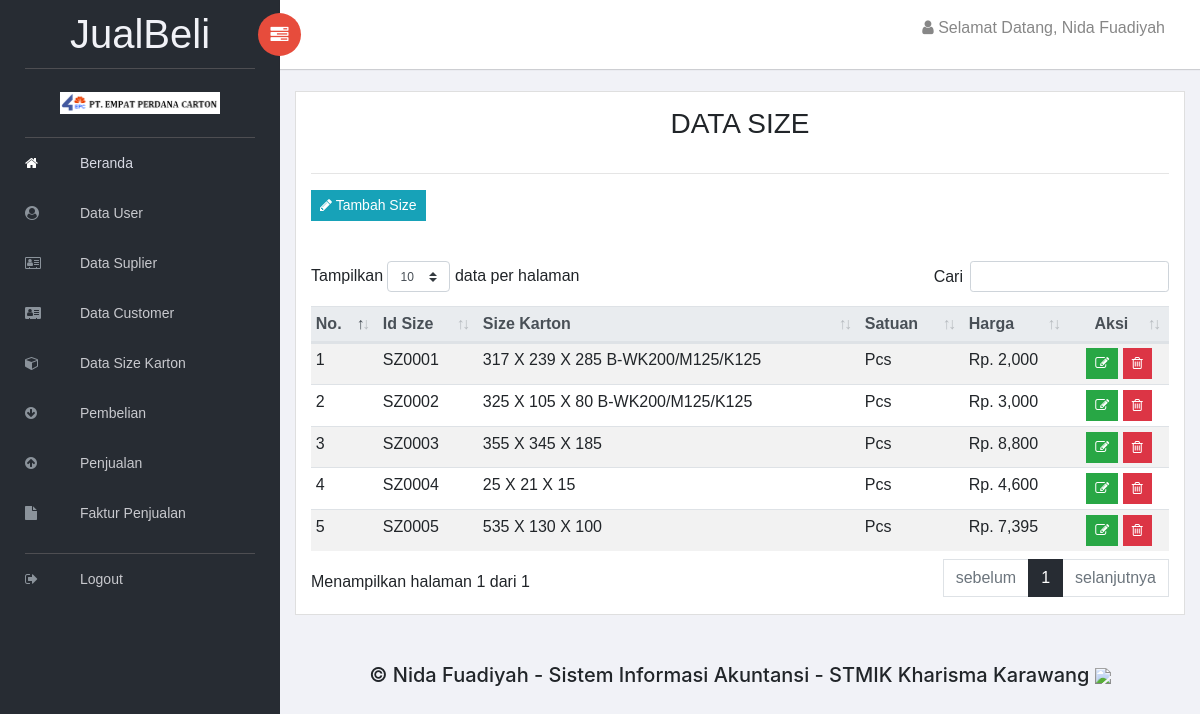
/index.php?p=size (signed in), run on the app's committed database.
### tables this page shows
CREATE TABLE `size`  (
  `id_size` varchar(6) NOT NULL,
  `size_karton` varchar(50) NOT NULL,
  `satuan` varchar(20) NOT NULL,
  `harga` int(10) NOT NULL,
  PRIMARY KEY (`id_size`) USING BTREE
);

### index.php (called while the page is built, shortened)
<?php
include_once 'class/index.php';
$index = new index;

### class/size.php (called while the page is built, shortened)
<?php
class size
{
    public function tampil_size()
    {
        $koneksi = new koneksi;
        $query = mysqli_query($koneksi->conn, "SELECT id_size, size_karton, satuan, harga FROM `size`GROUP by id_size");
        if (mysqli_num_rows($query) > 0) {
            while ($row = mysqli_fetch_array($query)) {
                $data[] = $row;
            }
            return $data;
        }
    }
}

### class/koneksi.php (called while the page is built, shortened)
<?php
class koneksi
{
    private $dbhost = "localhost";
    private $dbuser = "root";
    private $dbpass = "";
    private $dbname = "jualbeli";
    public function __construct()
    {
        $this->conn = mysqli_connect($this->dbhost, $this->dbuser, $this->dbpass, $this->dbname) or die("Koneksi gagal");
    }
}

### views/size/tampil_size.php (the view, shortened to what this page needs)
<div class="col-lg-12" style="font-family:Arial">
	<div class="card">
		<div class="card-body">
			<div class="box-body">
				<div class="text-center">
					<h3 class="page-header">
						DATA SIZE
					</h3>
					<hr>
				</div>
				<p><a href="?p=tambah_size"><button class="btn btn-sm btn-info"><span class="fa fa-pencil"></span> Tambah Size</button></a></p><br>
				<table id="dataTable" class="table table-sm table-striped">
					<thead class="thead-light">
						<tr>
							<th>No.</th>
							<th>Id Size</th>
							<th>Size Karton</th>
							<th>Satuan</th>
							<th>Harga</th>
							<th style="text-align:center">Aksi</th>
						</tr>
					</thead>
					<tbody>
						<?php
						if ($size->tampil_size() != FALSE) {
							$no = 1;
							foreach ($size->tampil_size() as $data_size) {
								?>
								<tr>
									<td><?php echo $no; ?></td>
									<td><?php echo $data_size['id_size']; ?></td>
									<td><?php echo $data_size['size_karton']; ?></td>
									<td><?php echo $data_size['satuan']; ?></td>
									<td><?php echo "Rp. " . number_format($data_size['harga']) . "" ?></td>
									<td style="text-align:center">
										<a href="?p=edit_size&id_size=<?php echo $data_size['id_size']; ?>"><button class="btn btn-sm btn-success btn-custom"><span class="fa fa-edit"></span></button></a>
										<a href="?p=hapus_size&id_size=<?php echo $data_size['id_size']; ?>"><button class="btn btn-sm btn-danger btn-custom" onClick="return confirm('Yakin Akan Menghapus Data?');"><span class="fa fa-trash-o"></span></button></a></td>
							<?php
									$no++;
								}
							}
							?>
					</tbody>
				</table>
			</div>
		</div>
	</div>
</div>

### data on the page
size: id_size "SZ0001", size_karton "317 X 239 X 285 B-WK200/M125/K125", satuan "Pcs", harga "2,000"
size: id_size "SZ0002", size_karton "325 X 105 X 80 B-WK200/M125/K125", satuan "Pcs", harga "3,000"
size: id_size "SZ0003", size_karton "355 X 345 X 185", satuan "Pcs", harga "8,800"
size: id_size "SZ0004", size_karton "25 X 21 X 15", satuan "Pcs", harga "4,600"
size: id_size "SZ0005", size_karton "535 X 130 X 100", satuan "Pcs", harga "7,395"

### other printed values
$_SESSION['nama_user'] "Nida Fuadiyah"
